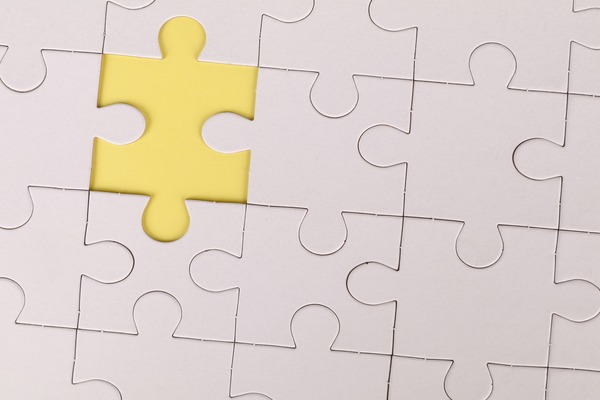
//> input picture OpenCVCourse_CPP/Resources/colorPuzzle.jpg, 600 x 400 px
$ ./Chapter6   (built with g++ and OpenCV 4)
//> lines starting //> are read from the running program, lines starting //| are printed output that depends on the picture; after the words box and inside, x2 and y2 are one past the last pixel; in counts of white or black regions, pixels touching at a corner belong together
#include <opencv2/imgcodecs.hpp>
#include <opencv2/highgui.hpp>
#include <opencv2/imgproc.hpp>
#include <iostream> // input /output stream

using namespace cv; // using the cv namespace to avoid typing cv:: every time
using namespace std; // using the std namespace for standard library functions
int hmin = 16, smin = 104, vmin = 210;
int hmax = 27, smax = 184, vmax = 255;

// Detect colors
void main() { // void as we are not tring to output anything

	string imagePath = "Resources/colorPuzzle.jpg"; // Replace with your image path
	Mat image = imread(imagePath); // Mat is a matrix data structure used in OpenCV to store images
//> image is the input picture: 400 rows x 600 cols, CV_8UC3; mean B, G, R 202.4, 210.3, 221.6
	namedWindow("Trackbars", (640, 200)); // Create a window for the trackbars
	createTrackbar("Hue Min", "Trackbars", &hmin, 179); // Create a trackbar for hue minimum value
	createTrackbar("Hue Max", "Trackbars", &hmax, 179); // Create a trackbar for hue maximum value
	createTrackbar("Sat Min", "Trackbars", &smin, 255); // Create a trackbar for saturation minimum value
	createTrackbar("Sat Max", "Trackbars", &smax, 255); // Create a trackbar for saturation maximum value
	createTrackbar("Val Min", "Trackbars", &vmin, 255); // Create a trackbar for value minimum value
	createTrackbar("Val Max", "Trackbars", &vmax, 255); // Create a trackbar for value maximum value
	Mat imgHSV, mask;

	while (true) {
	Scalar lower_bound(hmin, smin, vmin);
	Scalar upper_bound(hmax, smax, vmax);

	// Finding color in HSV is easier than in RGB
	cvtColor(image, imgHSV, COLOR_BGR2HSV); // Convert the image to HSV color space
//> imgHSV: 400 rows x 600 cols, CV_8UC3; mean H, S, V 132, 22.9, 221.6

	inRange(imgHSV, lower_bound, upper_bound, mask); // we use a range because color is a range
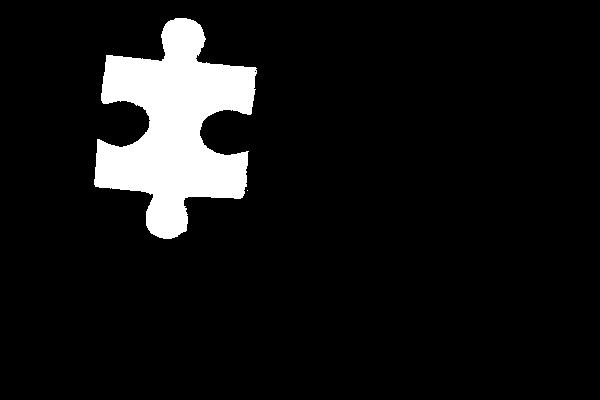
//> mask: 400 rows x 600 cols, CV_8UC1; 8.2% white; 2 white regions (1 under 20 px), largest, box (x1, y1, x2, y2) and area: (94, 18, 257, 239) 19592

	imshow("Test Image", imgHSV);
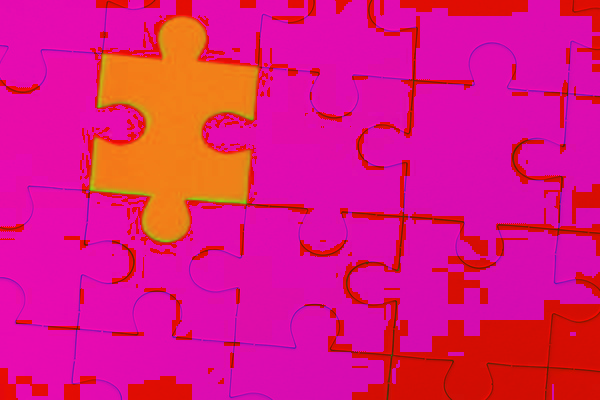
//> window 'Test Image': 400 rows x 600 cols, CV_8UC3; mean B, G, R 132, 22.9, 221.6
	imshow("Mask", mask);
	waitKey(1);
} // Wait for a key press to close the window

}

$ run again, with OpenCVCourse_CPP/Resources/cards.jpg copied over OpenCVCourse_CPP/Resources/colorPuzzle.jpg
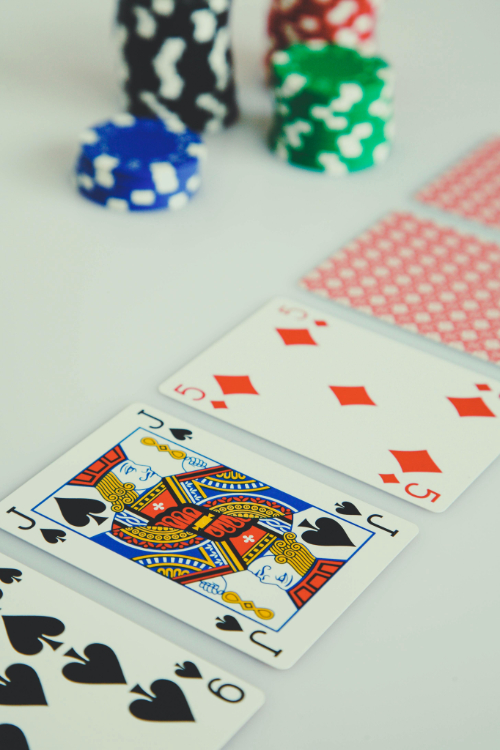
//> input picture OpenCVCourse_CPP/Resources/cards.jpg, 500 x 750 px
//> image is the input picture: 750 rows x 500 cols, CV_8UC3; mean B, G, R 172.4, 185, 179.7
//> imgHSV: 750 rows x 500 cols, CV_8UC3; mean H, S, V 53.9, 43.3, 195.6
//> `inRange(imgHSV, lower_bound, upper_bound, mask);`:
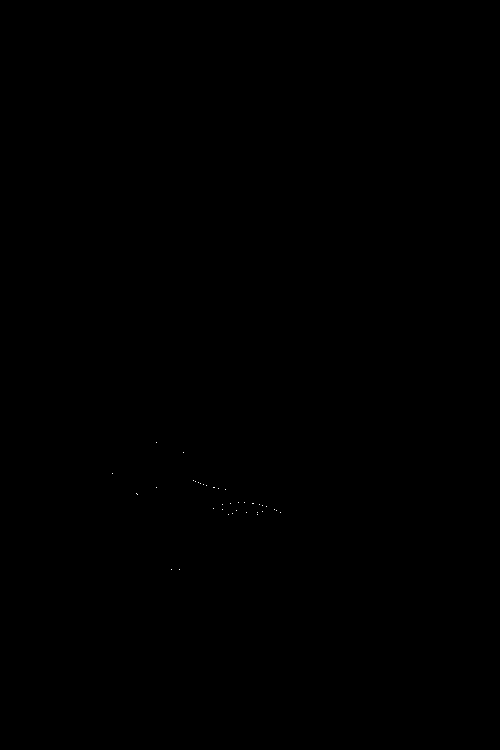
//> mask: 750 rows x 500 cols, CV_8UC1; 0.01% white in thin lines or dots, all inside (x1, y1, x2, y2) = (112, 442, 281, 570)
//> `imshow("Test Image", imgHSV);`:
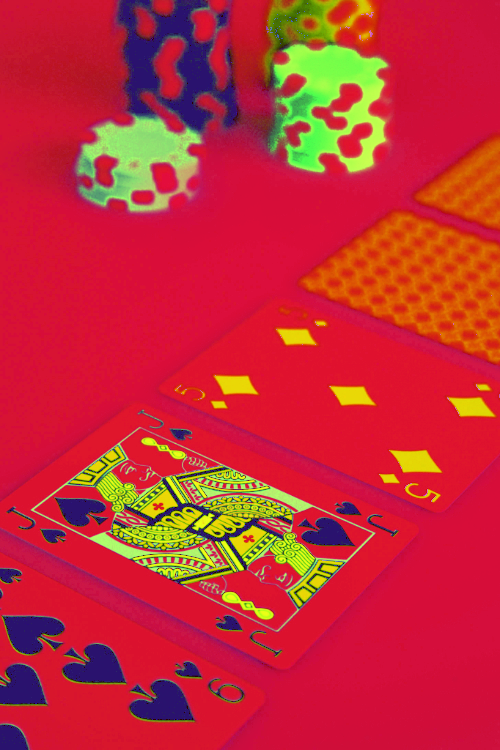
//> window 'Test Image': 750 rows x 500 cols, CV_8UC3; mean B, G, R 53.9, 43.3, 195.6
